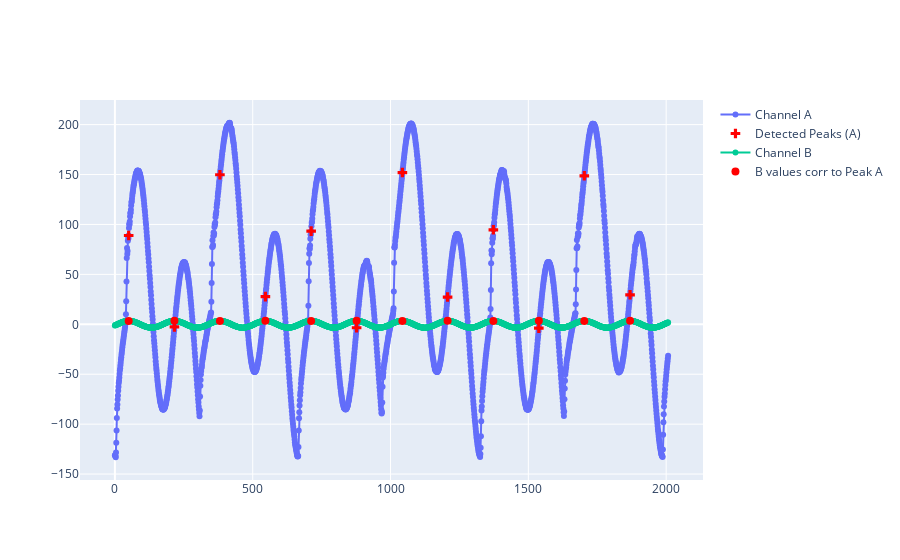

Notebook code cell kept with this figure:
### Markdown cell above
## Drawing peaks of A and corresponding values of channel B

### Code cell
fig = go.Figure()
fig.add_trace(go.Scatter(
    y=time_series_A,
    mode='lines+markers',
    name='Channel A'
))

fig.add_trace(go.Scatter(
    x=indices,
    y=[time_series_A[j] for j in indices],
    mode='markers',
    marker=dict(
        size=8,
        color='red',
        symbol='cross'
    ),
    name='Detected Peaks (A)'
))

fig.add_trace(go.Scatter(
    y=time_series_B,
    mode='lines+markers',
    name='Channel B'
))

fig.add_trace(go.Scatter(
    x=indices,
    y=[time_series_B[j] for j in indices],
    mode='markers',
    marker=dict(
        size=8,
        color='red',
        symbol='circle'
    ),
    name='B values corr to Peak A'
))

fig.show()

### Figure 1 — Plotly figure (JSON) as saved in the notebook; plotly's stock layout.template omitted (floating-point values rounded to 4 significant figures; data arrays with more than 128 entries replaced by an {"elided": "..."} marker saying what was removed)
{"data": [{"mode": "lines+markers", "name": "Channel A", "type": "scatter", "y": {"elided": "2008 float values"}}, {"marker": {"color": "red", "size": 8, "symbol": "cross"}, "mode": "markers", "name": "Detected Peaks (A)", "type": "scatter", "x": [50, 216, 381, 546, 712, 877, 1043, 1207, 1373, 1538, 1703, 1869], "y": [88.93, -2.594, 149.8, 27.73, 93.3, -3.479, 152.0, 27.3, 94.64, -3.845, 148.7, 29.54]}, {"mode": "lines+markers", "name": "Channel B", "type": "scatter", "y": {"elided": "2008 float values"}}, {"marker": {"color": "red", "size": 8, "symbol": "circle"}, "mode": "markers", "name": "B values corr to Peak A", "type": "scatter", "x": [50, 216, 381, 546, 712, 877, 1043, 1207, 1373, 1538, 1703, 1869], "y": [3.409, 3.451, 3.384, 3.436, 3.411, 3.452, 3.385, 3.437, 3.41, 3.452, 3.383, 3.436]}], "layout": {}}
